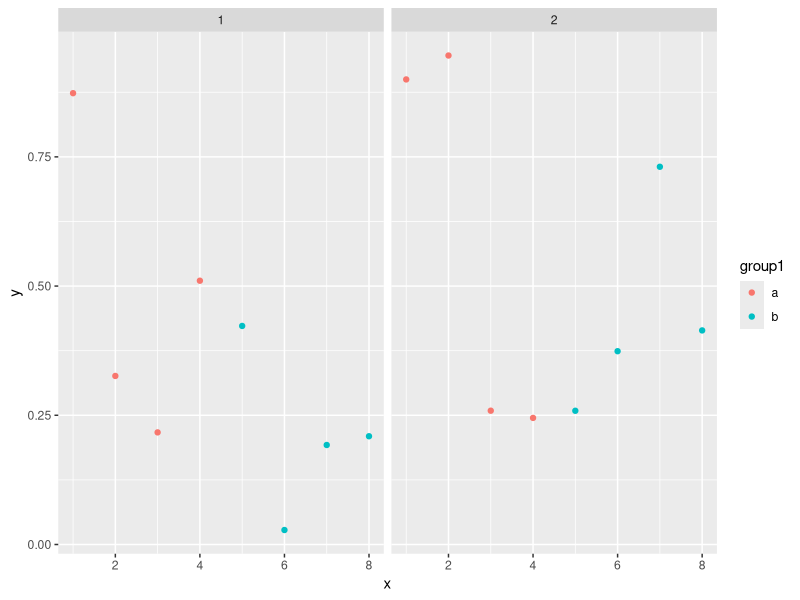
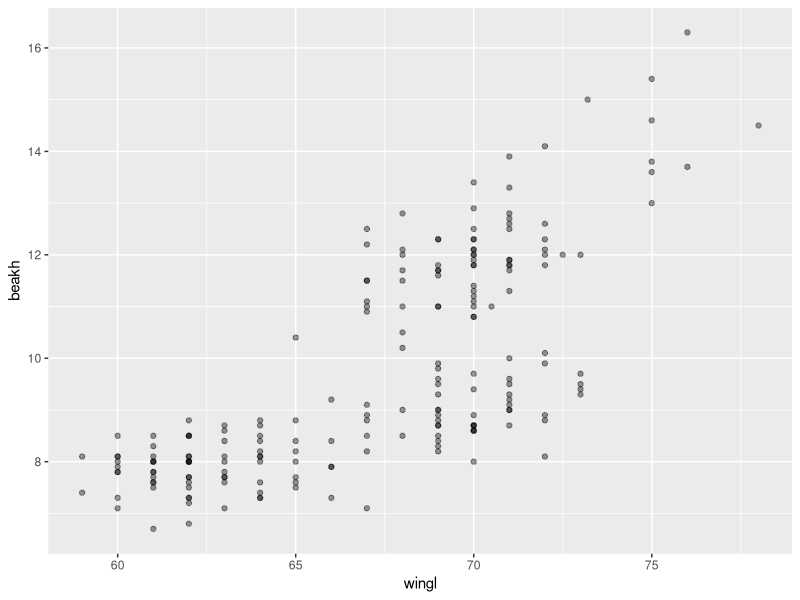
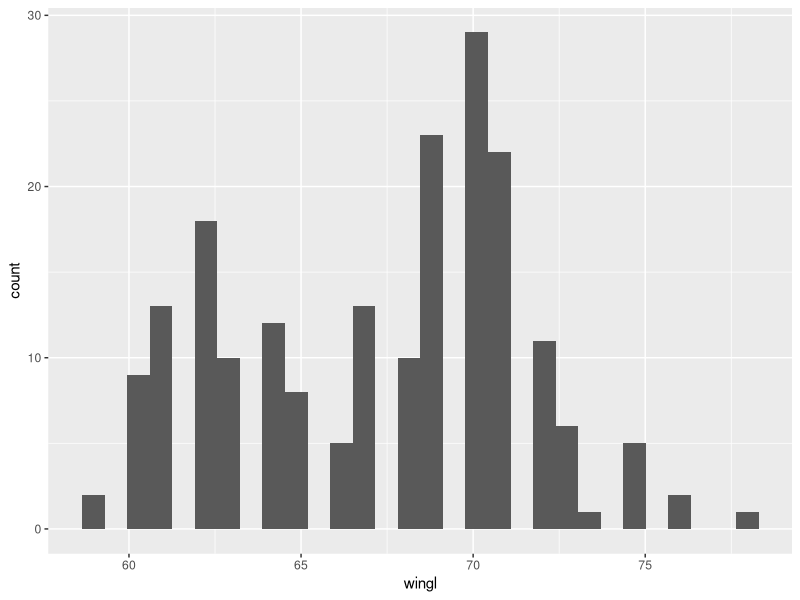
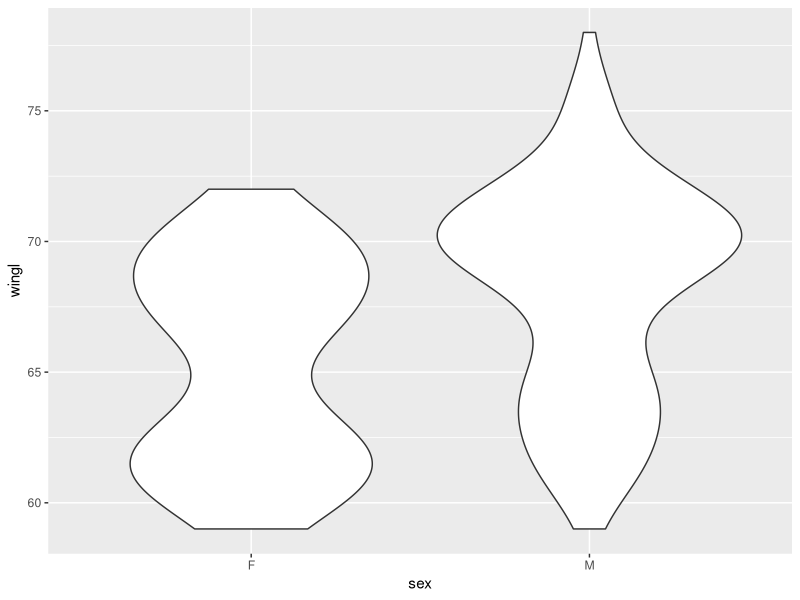
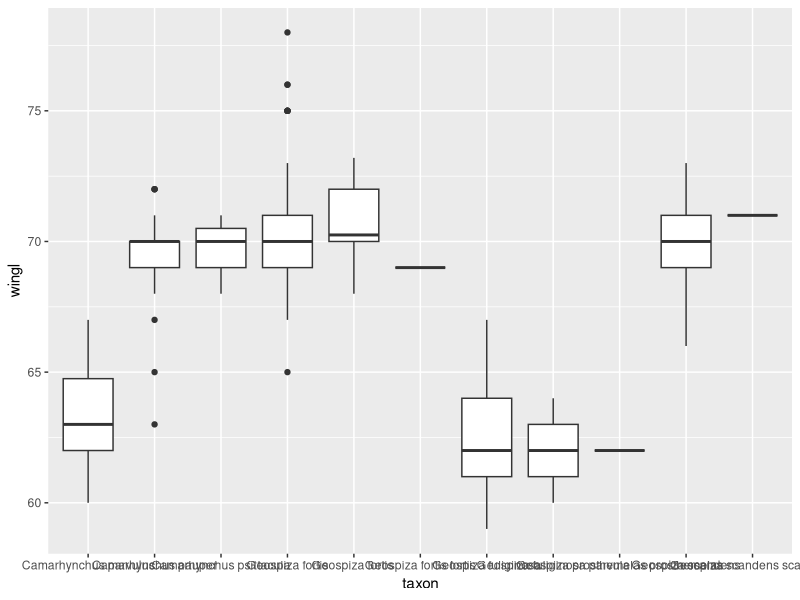
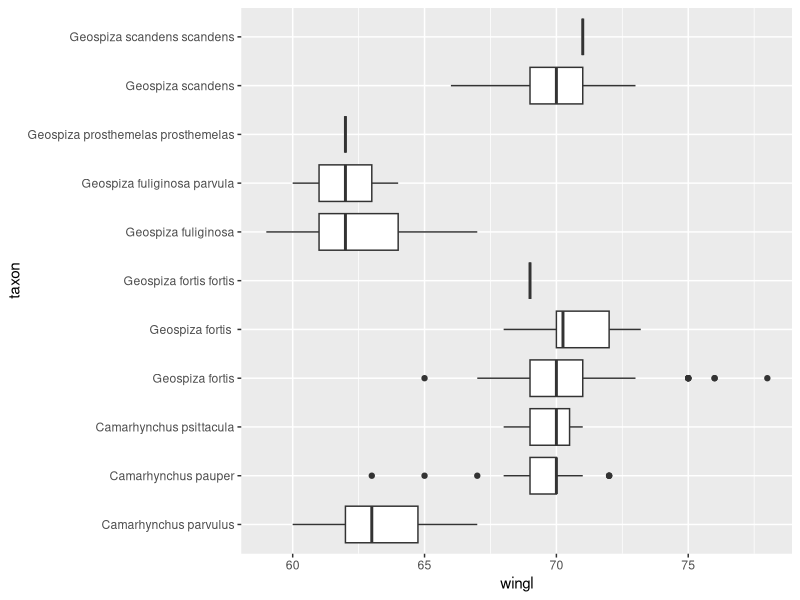
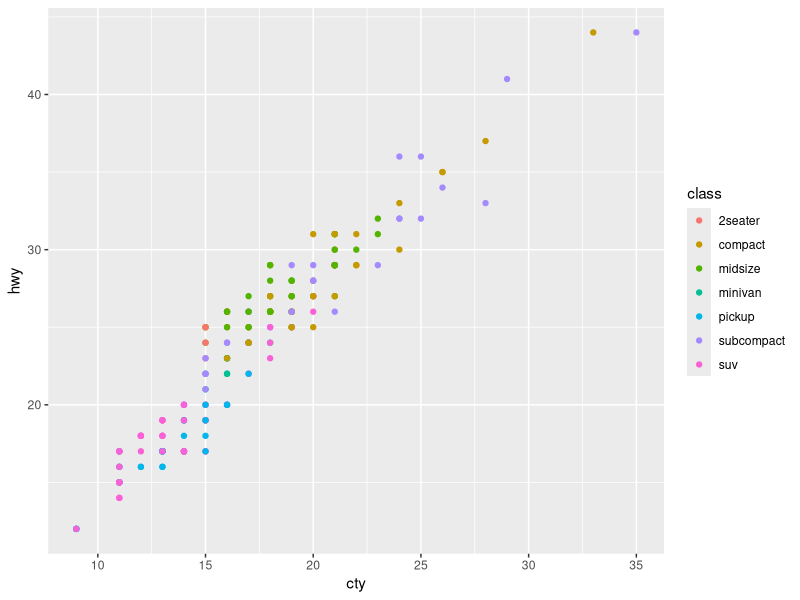
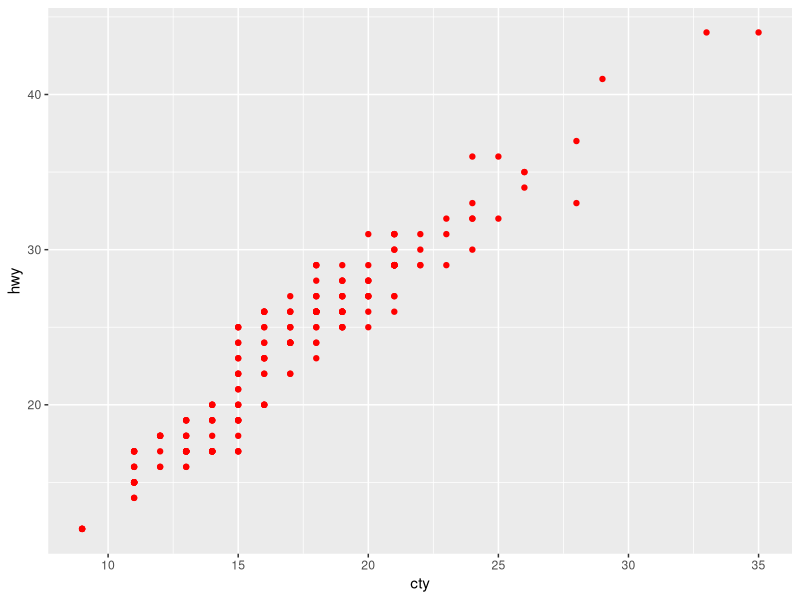

These charts were generated, in order, by the following R code:
## ---- chunk 1
library(dplyr)
library(ggplot2)
# fake data:
d <- data.frame(x = c(1:8, 1:8), y = runif(16),
  group1 = rep(gl(2, 4, labels = c("a", "b")), 2),
  group2 = gl(2, 8))
head(d)
ggplot(data = d) + geom_point(aes(x, y, colour = group1)) +
  facet_grid(~group2)
## ---- chunk 2
morph <- read.csv("data/raw/Morph_for_Sato.csv", stringsAsFactors = FALSE)
names(morph) <- tolower(names(morph)) # make columns names lowercase
morph <- filter(morph, islandid == "Flor_Chrl") # take only one island
morph <- select(morph, taxonorig, sex, wingl, beakh, ubeakl) # only keep these columns
morph <- rename(morph, taxon = taxonorig)
morph <- data.frame(na.omit(morph)) # remove all rows with any NAs to make this simple
morph <- as_data_frame(morph)
set.seed(1)
morph <- morph[base::sample(seq_len(nrow(morph)), 200), ] # downsample
## ---- chunk 3
ggplot(morph, aes(wingl, beakh)) + geom_point(alpha = 0.4)
## ---- chunk 4
ggplot(morph, aes(wingl)) + geom_histogram() # exercise
## ---- chunk 5
ggplot(morph, aes(sex, wingl)) + geom_violin() # exercise
## ---- chunk 6
ggplot(morph, aes(taxon, wingl)) + geom_boxplot() # exercise
## ---- chunk 7
ggplot(morph, aes(taxon, wingl)) + geom_boxplot() + coord_flip() # exercise
## ---- chunk 8
ggplot(mpg, aes(cty, hwy)) + geom_point(aes(colour = class))
## ---- chunk 9
ggplot(mpg, aes(cty, hwy)) + geom_point(colour = "red")
## ---- chunk 10
ggplot(morph, aes(wingl, beakh)) +
  geom_point(aes(colour = sex))
## ---- chunk 11
ggplot(morph, aes(wingl, beakh)) +
  geom_point(aes(size = ubeakl)) # exercise
## ---- chunk 12
ggplot(morph, aes(wingl, beakh)) +
  geom_point(aes(colour = taxon)) # exercise
## ---- chunk 13
ggplot(morph, aes(wingl, beakh)) +
  geom_point(aes(colour = ubeakl)) # exercise
## ---- chunk 14
ggplot(morph, aes(wingl, beakh)) +
  geom_point(aes(shape = sex, size = ubeakl, colour = taxon), # exercise
    alpha = 0.4) # exercise
## ---- chunk 15
ggplot(morph, aes(wingl, beakh)) + geom_point() + 
  facet_wrap(~taxon) # exercise
## ---- chunk 16
ggplot(morph, aes(wingl, beakh)) + geom_point() +
  facet_wrap(~taxon, scales = "free") # exercise
## ---- chunk 17
ggplot(morph, aes(wingl, beakh)) + geom_point() + 
  facet_grid(sex~taxon) # exercise
## ---- chunk 18
morph_quant <- morph %>%
  group_by(taxon) %>%
  summarise(
    l = quantile(wingl, 0.25)[[1]],
    m = median(wingl),
    u = quantile(wingl, 0.75)[[1]]) %>%
  # re-order factor levels by median for plotting:
  mutate(taxon = reorder(taxon, m, function(x) x))
## ---- chunk 19
ggplot(morph_quant, aes(x = taxon, y = m, ymin = l, ymax = u)) +
  geom_pointrange() # exercise
## ---- chunk 20
ggplot(morph_quant, aes(x = taxon, y = m, ymin = l, ymax = u)) +
  ylab("Wing length") + xlab("") +
  geom_pointrange() + # exercise
  coord_flip() # exercise
